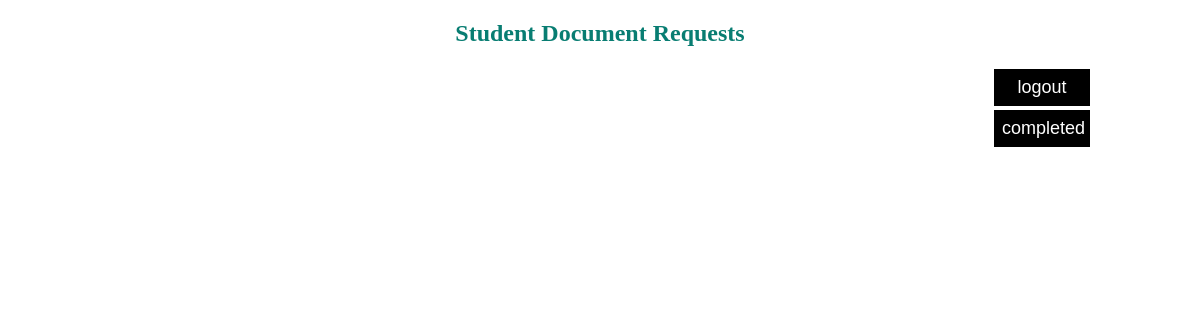
/exam.php, run on an earlier commit of the app's database.
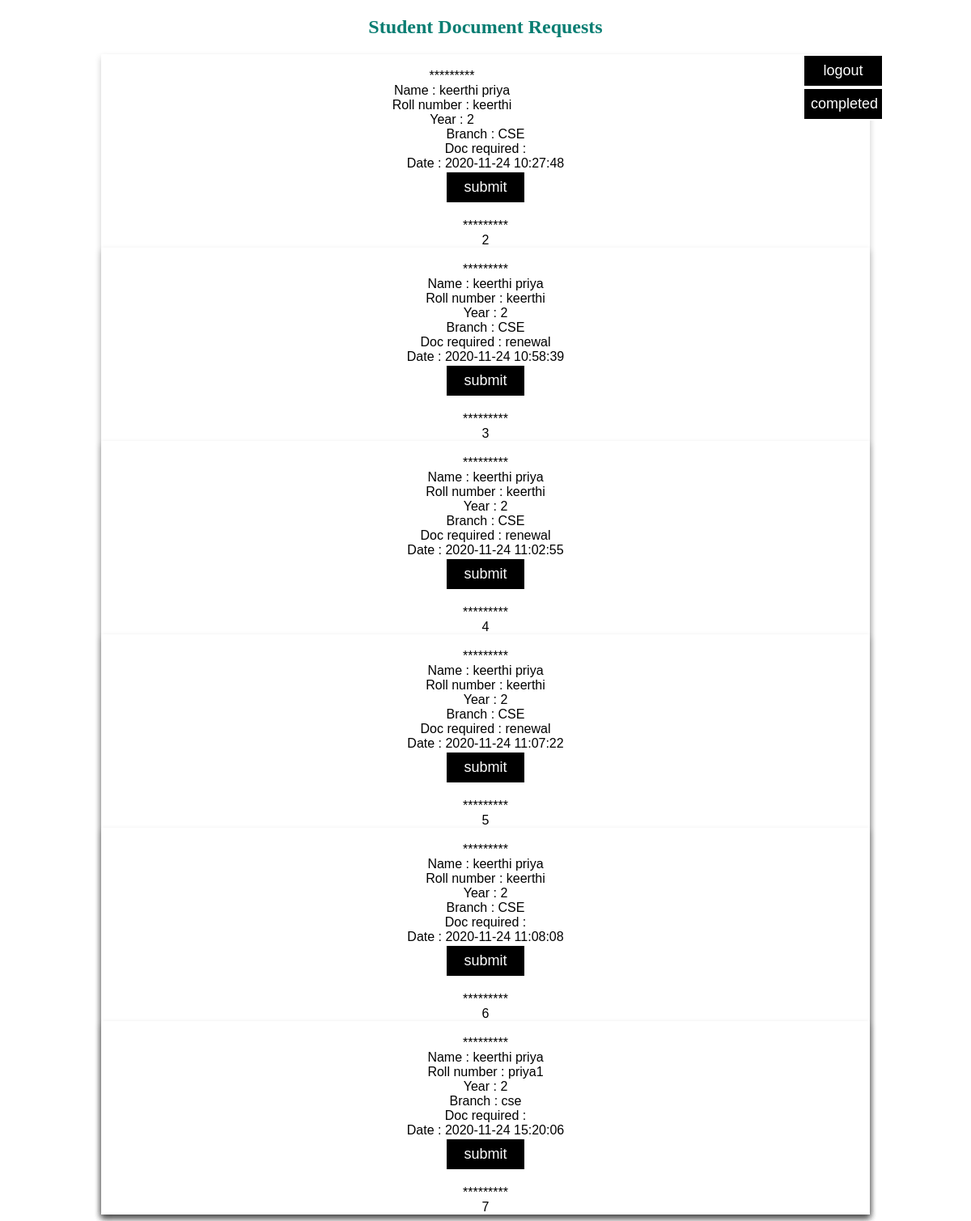
And on a later commit of the database.
### tables this page shows
CREATE TABLE `data` (
  `rollno` varchar(20) NOT NULL,
  `name` varchar(50) NOT NULL,
  `year` int(20) NOT NULL,
  `branch` varchar(20) NOT NULL,
  `mail` varchar(50) NOT NULL,
  `doc_req` varchar(20) NOT NULL,
  `file` blob DEFAULT NULL,
  `date` datetime NOT NULL DEFAULT current_timestamp(),
  `flag` int(1) NOT NULL DEFAULT 0
);

### exam.php (the view, shortened to what this page needs)
<!DOCTYPE html>
<html>
<head>
<link rel="stylesheet" href="https://cdnjs.cloudflare.com/ajax/libs/font-awesome/4.7.0/css/font-awesome.min.css">
</head>
<body>
<h2 style="text-align:center;color:#087D72;">Student Document Requests</h2>
<div class="log">
<a href="logout.php"><button type="button">logout</button> </a>
<br>
<a href="exam_comp.php"><button type="button">completed</button></a>
</div>
<?php
include("connect.php");
  $query = "SELECT * FROM data where flag=0";
 $result = mysqli_query( $conn, $query); if(mysqli_error($conn))
{
            echo "<script>window.alert('Something Went Wrong. Try Again');</script>";
 }
 else if( mysqli_num_rows($result) > 0 )
 {
   $n=1;
   while( $row = mysqli_fetch_assoc($result) )
        {
                $roll = $row['rollno'];
                $year= $row['year'];
                $branch=$row['branch'];
                $name = $row['name'];
                $doc= $row['doc_req'];
                $date = $row['date'];
?>
                <div class="card">
          <form id="<?php echo $n; ?>"  action="<?php echo htmlspecialchars( $_SERVER["PHP_SELF"] ); ?>" method="post" enctype="multipart/form-data">
<?php
echo"<br>*********<br>";
         echo "Name : ".$name. "<br>";
        echo "Roll number : ".$roll. "<br>";
        echo "Year : ".$year. "<br>";
        echo "Branch : ".$branch. "<br>";
        echo "Doc required : ".$doc. "<br>";
       echo "Date : ".$date. "<br>";
      ?>
      <input type="submit" value="submit" name="submit" id="<?php echo $n;?>"> </form>
      <?php
       echo"<br>*********<br>";
       $n++;
       echo $n;
          }
  }
else
{
            echo "<script>window.alert('No Such User exist in database');</script>";
}
?>
</div>
</body>
</html>

### exam.php (style rules this page uses)
.card { box-shadow: 0 4px 8px 0 rgba(0, 0, 0, 0.2); width: 950px; margin : auto; text-align: center; font-family: arial; }
.log { width: 200px; float : right; }
button { border: 2px solid white; outline: 0; display : inline-block; padding: 8px; color: white; background-color: #000; text-align: center; cursor: pointer; width: 100px; font-size: 18px; }
input { border: 2px solid white; outline: 0; display : inline-block; padding: 8px; color: white; background-color: #000; text-align: center; cursor: pointer; width: 100px; font-size: 18px; }

What changed in the data, as far as the page shows it:
added data: name "keerthi priya", rollno "keerthi", year "2", branch "CSE", date "2020-11-24 10:27:48"
added data: name "keerthi priya", rollno "keerthi", year "2", branch "CSE", doc_req "renewal", date "2020-11-24 10:58:39"
added data: name "keerthi priya", rollno "keerthi", year "2", branch "CSE", doc_req "renewal", date "2020-11-24 11:02:55"
added data: name "keerthi priya", rollno "keerthi", year "2", branch "CSE", doc_req "renewal", date "2020-11-24 11:07:22"
added data: name "keerthi priya", rollno "keerthi", year "2", branch "CSE", date "2020-11-24 11:08:08"
added data: name "keerthi priya", rollno "priya1", year "2", branch "cse", date "2020-11-24 15:20:06"
